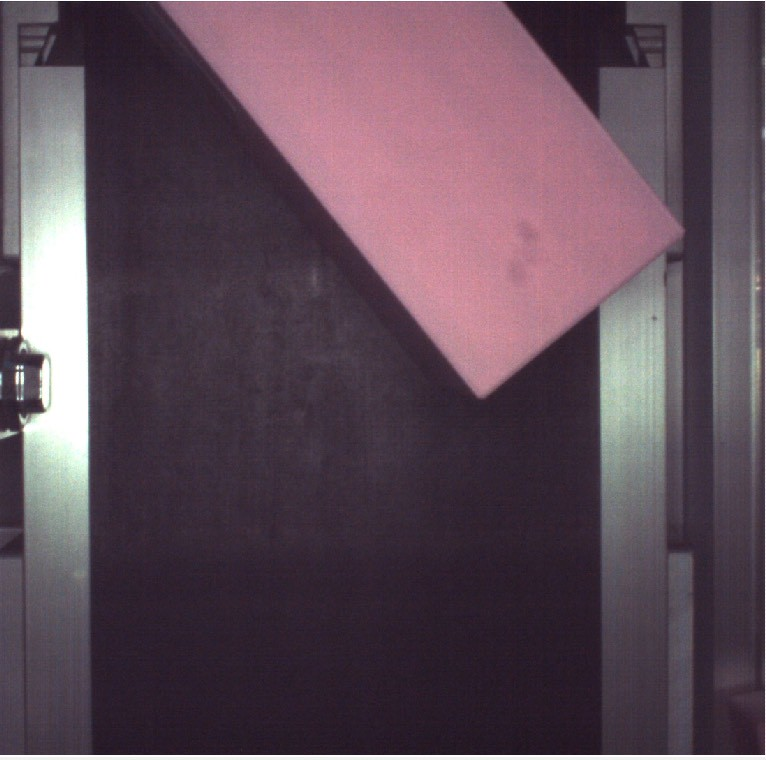
#> input picture test_img/box1_nocrop.jpg, 766 x 760 px, found by its file name
$ python boxbox_v2.py
#> lines starting #> are read from the running program, lines starting #| are printed output that depends on the picture; after the words box and inside, x2 and y2 are one past the last pixel; in counts of white or black regions, pixels touching at a corner belong together
"""
camera image -> detect box (pixel position and orientation) -> convert pixel to
camera coordinates -> transform camera to robot base coordinates -> predict motion -> send pick pose to robot
"""

import cv2
import matplotlib.pyplot as plt
import numpy as np

#1. Detect box
img = cv2.imread(r'C:\Users\Asus\Downloads\Percogrobot_group\2147312-Robotics-Catch-a-box\test_img\box1_nocrop.jpg')
#> img is the input picture: shape (760, 766, 3); mean B, G, R 87.3, 75.5, 94.2
gray = cv2.cvtColor(img, cv2.COLOR_BGR2GRAY)
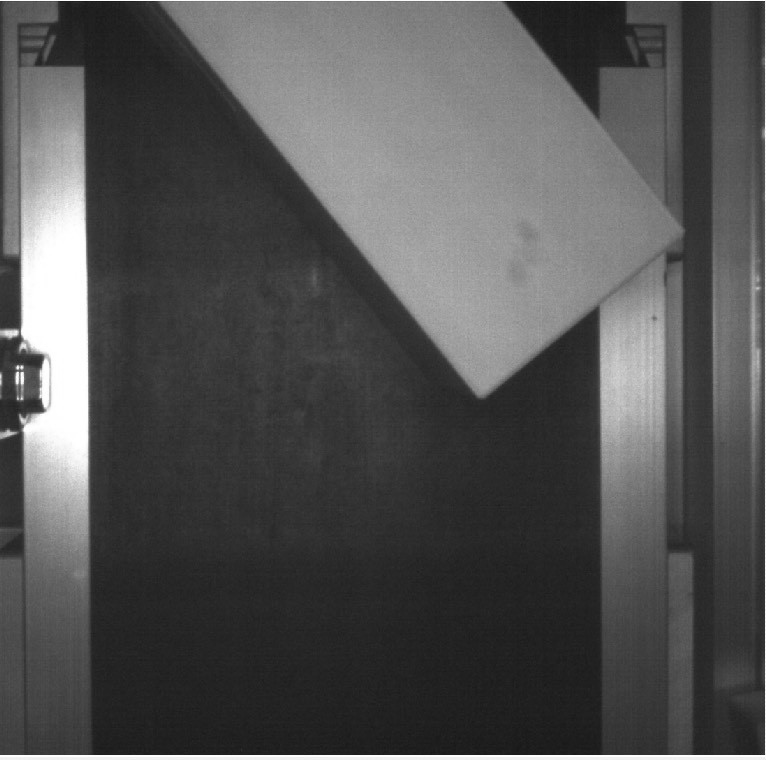
#> gray: shape (760, 766); min 19, max 255, mean 82.5
blurred = cv2.GaussianBlur(gray, (5, 5), 0)
edges = cv2.Canny(blurred, 50, 150, apertureSize=3)
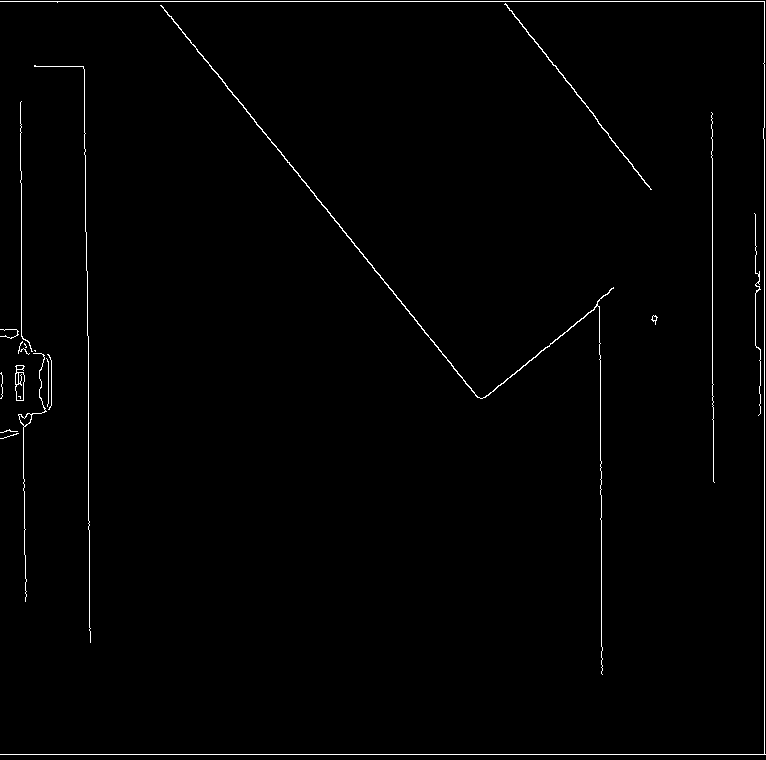
#> edges: shape (760, 766); 1.1% white in thin lines or dots
lines = cv2.HoughLinesP(edges, 1, np.pi/180,
                        threshold=50,
                        minLineLength=50,
                        maxLineGap=10)
#> lines = 24 rows, first 6: [764, 754, 764, 139], [0, 1, 764, 1], [0, 754, 765, 754], [161, 5, 421, 326], [712, 406, 712, 113], [367, 261, 477, 397]

# Debug: Check if lines were detected
print(f"Lines detected: {len(lines) if lines is not None else 0}")
#| Lines detected: 24

if lines is None or len(lines) == 0:
    print("No lines detected! Adjusting parameters...")
    # Try with less strict parameters
    lines = cv2.HoughLinesP(edges, 1, np.pi/180,
                            threshold=30,
                            minLineLength=30,
                            maxLineGap=20)
    print(f"Lines detected with adjusted params: {len(lines) if lines is not None else 0}")

# choose longest line
best_line = None
max_len = 0

if lines is not None:
    # Filter lines: ignore edges (top 5%, bottom 5%, left 5%, right 5%)
    img_height = img.shape[0]
#> img_height = 760
    img_width = img.shape[1]
#> img_width = 766

    for line in lines:
        x1,y1,x2,y2 = line[0]
        length = np.hypot(x2-x1, y2-y1)

        # Skip lines in top 5% / bottom 5%
        if (y1 > img_height * 0.95 and y2 > img_height * 0.95) or \
           (y1 < img_height * 0.05 and y2 < img_height * 0.05):
            print(f"Skipping horizontal edge: y1={y1}, y2={y2}")
            continue

        # Skip lines in left 5% / right 5%
        if (x1 < img_width * 0.05 and x2 < img_width * 0.05) or \
           (x1 > img_width * 0.95 and x2 > img_width * 0.95):
            print(f"Skipping vertical edge: x1={x1}, x2={x2}")
            continue

        # Calculate angle and prefer more horizontal edges (box lid edge)
        angle = np.arctan2(y2-y1, x2-x1)
        angle_deg = abs(np.degrees(angle))

        # Prefer lines that are more horizontal (0-45 degrees or 135-180 degrees)
        angle_score = min(angle_deg, 180 - angle_deg)  # 0-90 range

        # Longer lines with more horizontal angle are preferred
        score = length if angle_score < 45 else length * 0.5

        if score > max_len:
            max_len = score
            best_line = (x1,y1,x2,y2)
            print(f"New best line: length={length:.1f}, angle={np.degrees(angle):.1f}deg, x1={x1}, x2={x2}, y1={y1}, y2={y2}, score={score:.1f}")
#> this loop made 24 passes
#> (x1, y1, x2, y2, length, angle, angle_deg, angle_score) on passes 4, 14: (161, 5, 421, 326, 413.1, 0.89, 50.99, 50.99), (160, 5, 477, 396, 503.4, 0.89, 50.97, 50.97)
#> (x1, y1, x2, y2, length, angle, angle_deg, angle_score) on passes 5, 6, 7, 8, 9, 11: (712, 406, 712, 113, 293, -1.57, 90, 90), (367, 261, 477, 397, 174.9, 0.891, 51.03, 51.03), (505, 3, 651, 189, 236.5, 0.905, 51.87, 51.87), (601, 673, 601, 461, 212, -1.57, 90, 90), (86, 232, 88, 391, 159, 1.56, 89.28, 89.28), (600, 494, 600, 355, 139, -1.57, 90, 90)
#| Skipping vertical edge: x1=764, x2=764
#| Skipping horizontal edge: y1=1, y2=1
#| Skipping horizontal edge: y1=754, y2=754
#| New best line: length=413.1, angle=51.0deg, x1=161, x2=421, y1=5, y2=326, score=206.5
#| Skipping vertical edge: x1=21, x2=21
#| Skipping vertical edge: x1=20, x2=20
#| New best line: length=503.4, angle=51.0deg, x1=160, x2=477, y1=5, y2=396, score=251.7
#| Skipping vertical edge: x1=22, x2=25
#> (further printed lines are left out)
#> after the loop, max_len = 251.7

if best_line is None:
    print("ERROR: No box line detected!")
    # Display edges for debugging
    plt.figure(figsize=(10, 8))
    plt.imshow(edges, cmap='gray')
    plt.title("Edge Detection - No lines found")
    plt.show()
else:
    # compute angle and position
    x1,y1,x2,y2 = best_line
#> x1 = 160; y1 = 5; x2 = 477; y2 = 396
    angle = np.arctan2(y2-y1, x2-x1)
#> angle = 0.89

    # Calculate center position (pixel coordinates)
    center_x = (x1 + x2) / 2
#> center_x = 318.5
    center_y = (y1 + y2) / 2
#> center_y = 200.5

    # Convert angle to degrees
    angle_deg = np.degrees(angle)
#> angle_deg = 50.97

    # Print results
    print(f"Box Position (pixels): ({center_x:.1f}, {center_y:.1f})")
#| Box Position (pixels): (318.5, 200.5)
    print(f"Box Orientation: {angle_deg:.2f} degrees")
#| Box Orientation: 50.97 degrees
    print(f"Line endpoints: ({x1}, {y1}) to ({x2}, {y2})")
#| Line endpoints: (160, 5) to (477, 396)

    # Visualize with line drawn on image
    img_copy = img.copy()
    cv2.line(img_copy, (x1, y1), (x2, y2), (0, 255, 0), 2)  # Green line
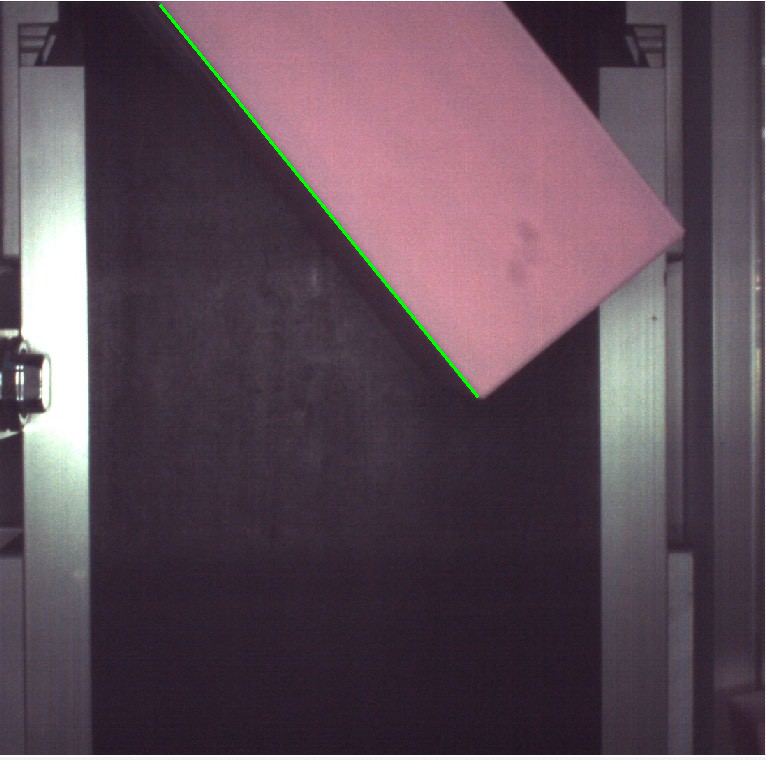
#> img_copy: shape (760, 766, 3); 0.28% of pixels changed, all inside (x1, y1, x2, y2) = (159, 4, 479, 398)
    cv2.circle(img_copy, (int(center_x), int(center_y)), 5, (0, 0, 255), -1)  # Red center point
#> img_copy: shape (760, 766, 3); 0.01% of pixels changed, all inside (x1, y1, x2, y2) = (313, 195, 324, 206)

    plt.figure(figsize=(10, 8))
    plt.imshow(cv2.cvtColor(img_copy, cv2.COLOR_BGR2RGB))
    plt.title(f"Box Detection - Position: ({center_x:.1f}, {center_y:.1f}) | Orientation: {angle_deg:.2f} degrees")
    plt.axis('on')
    plt.tight_layout()
    plt.show()

$ run again, with test_img/box2_nocrop.jpg copied over test_img/box1_nocrop.jpg
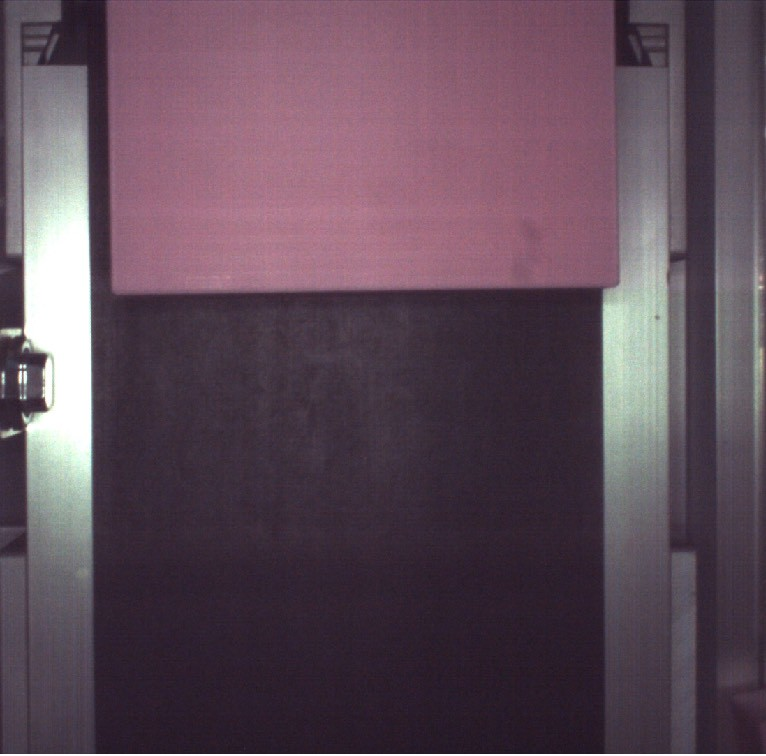
#> input picture test_img/box2_nocrop.jpg, 766 x 756 px, found by its file name
#> img is the input picture: shape (756, 766, 3); mean B, G, R 88.7, 75.9, 95.2
#> `edges = cv2.Canny(blurred, 50, 150, apertureSize=3)`:
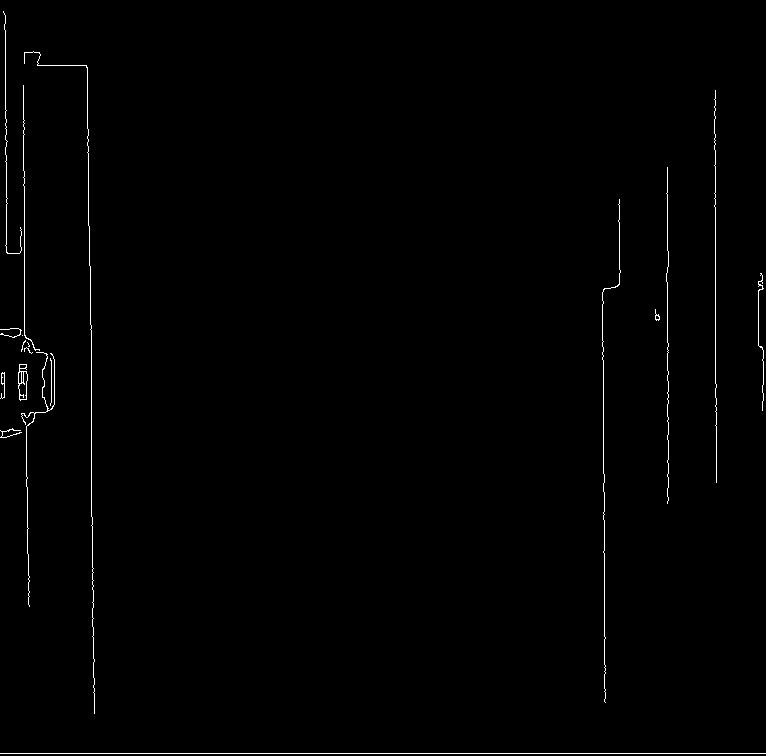
#> edges: shape (756, 766); 0.74% white in thin lines or dots
#> lines = 22 rows, first 6: [0, 753, 765, 753], [715, 411, 715, 134], [604, 701, 604, 474], [667, 380, 667, 267], [27, 502, 28, 604], [91, 525, 91, 325]
#| Lines detected: 22
#> the loop `for line in lines:` made 22 passes
#> (x1, y1, x2, y2, length, angle, angle_deg, angle_score) on pass 2: (715, 411, 715, 134, 277, -1.57, 90, 90)
#> (printed output is left out)
#> after the loop `for line in lines:`: max_len = 138.5
#> `x1,y1,x2,y2 = best_line`: x1 = 715; y1 = 411; x2 = 715; y2 = 134
#> center_x = 715
#> center_y = 272.5
#> `angle_deg = np.degrees(angle)`: angle_deg = -90
#| Box Position (pixels): (715.0, 272.5)
#| Box Orientation: -90.00 degrees
#| Line endpoints: (715, 411) to (715, 134)
#> `cv2.line(img_copy, (x1, y1), (x2, y2), (0, 255, 0), 2)`:
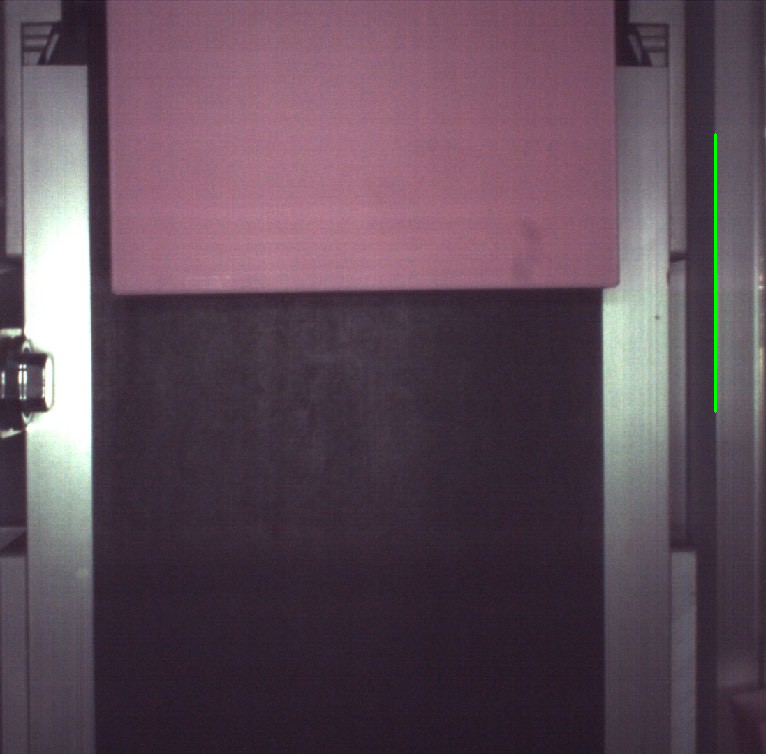
#> img_copy: shape (756, 766, 3); 0.14% of pixels changed, all inside (x1, y1, x2, y2) = (714, 133, 717, 413)

$ run again, with test_img/box4_nocrop.jpg copied over test_img/box1_nocrop.jpg
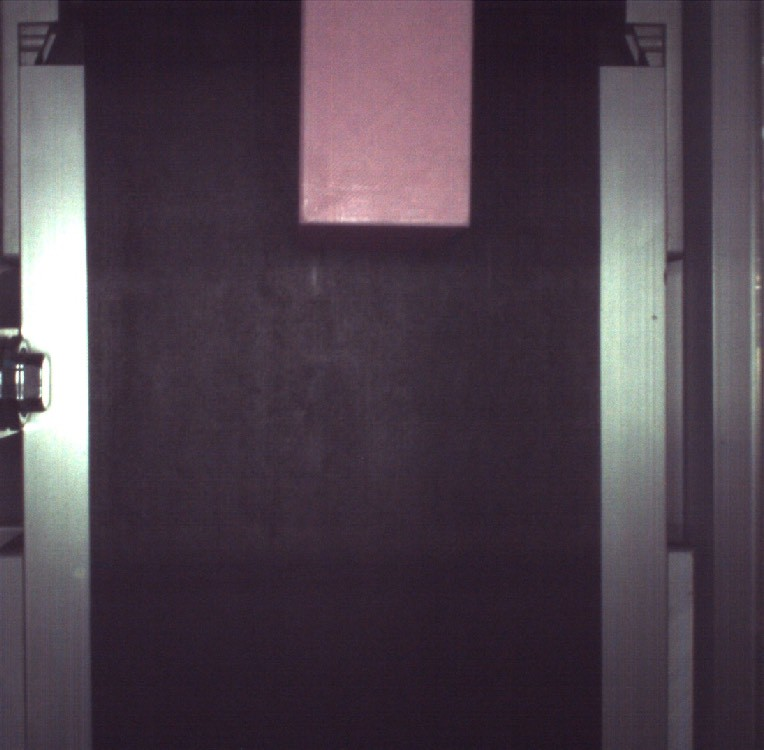
#> input picture test_img/box4_nocrop.jpg, 764 x 750 px, found by its file name
#> img is the input picture: shape (750, 764, 3); mean B, G, R 75.9, 65.3, 77.3
#> `edges = cv2.Canny(blurred, 50, 150, apertureSize=3)`:
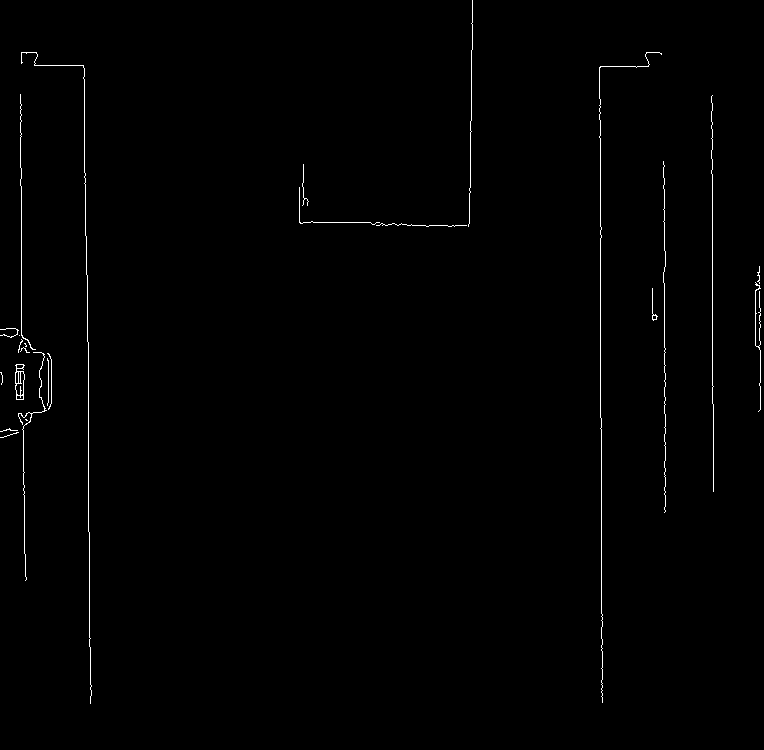
#> edges: shape (750, 764); 0.68% white in thin lines or dots
#> lines = 21 rows, first 6: [600, 428, 600, 99], [664, 413, 664, 283], [712, 403, 712, 122], [21, 350, 21, 168], [601, 650, 601, 418], [88, 531, 88, 342]
#| Lines detected: 21
#> the loop `for line in lines:` made 21 passes
#> (x1, y1, x2, y2, length, angle, angle_deg, angle_score) on pass 1: (600, 428, 600, 99, 329, -1.57, 90, 90)
#> (printed output is left out)
#> after the loop `for line in lines:`: max_len = 164.5
#> `x1,y1,x2,y2 = best_line`: x1 = 600; y1 = 428; x2 = 600; y2 = 99
#> center_x = 600
#> center_y = 263.5
#> `angle_deg = np.degrees(angle)`: angle_deg = -90
#| Box Position (pixels): (600.0, 263.5)
#| Box Orientation: -90.00 degrees
#| Line endpoints: (600, 428) to (600, 99)
#> `cv2.line(img_copy, (x1, y1), (x2, y2), (0, 255, 0), 2)`:
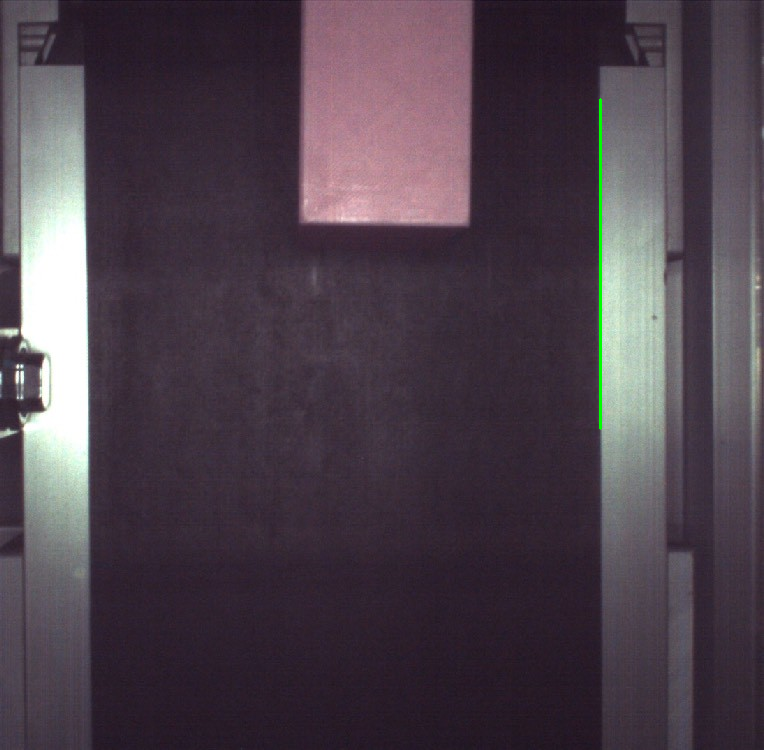
#> img_copy: shape (750, 764, 3); 0.17% of pixels changed, all inside (x1, y1, x2, y2) = (599, 98, 602, 430)
